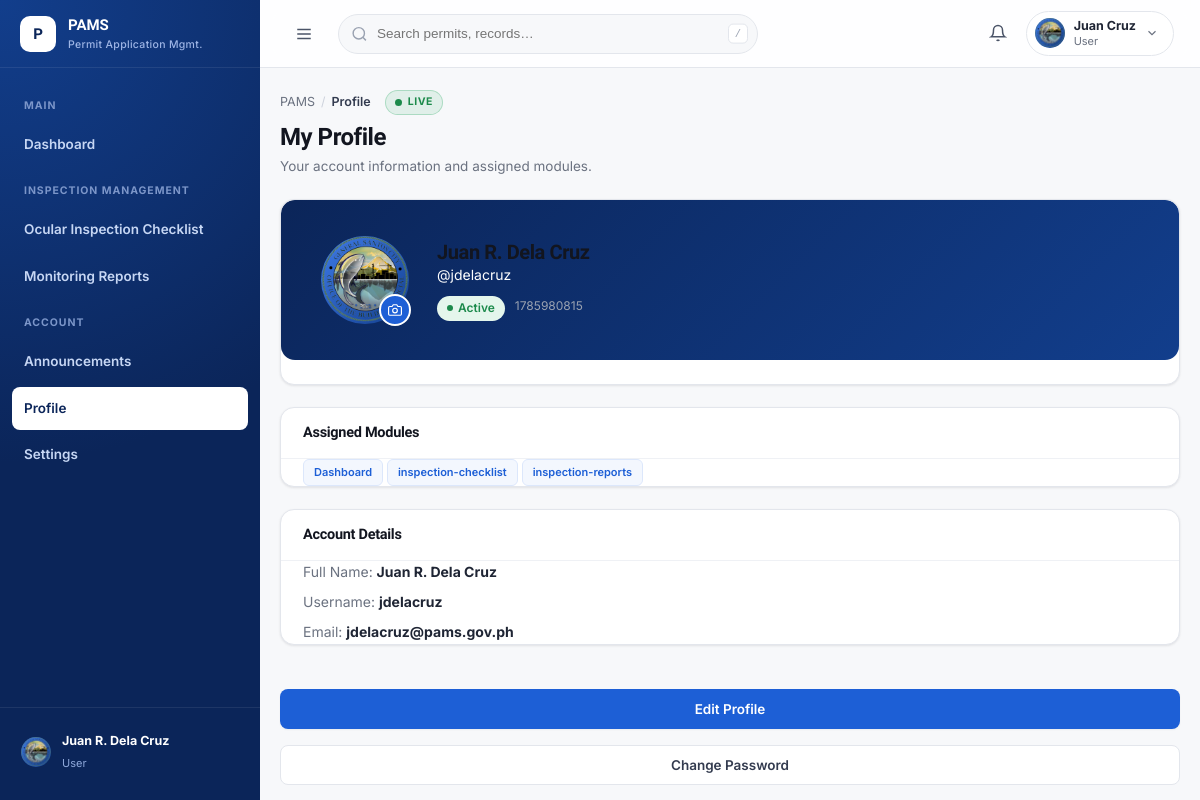
Page /pages/user/profile.php (signed in) on the committed database.
### tables this page shows
CREATE TABLE users (
    id INT AUTO_INCREMENT PRIMARY KEY,
    username VARCHAR(50) NOT NULL,
    password_hash VARCHAR(255) NOT NULL,
    full_name VARCHAR(100) NOT NULL,
    email VARCHAR(100) DEFAULT NULL,
    profile_photo VARCHAR(255) DEFAULT 'assets/images/OBO LOGO.png',
    is_active TINYINT(1) DEFAULT 1,
    is_admin TINYINT(1) DEFAULT 0,
    last_login DATETIME DEFAULT NULL,
    created_at DATETIME DEFAULT CURRENT_TIMESTAMP,
    updated_at DATETIME DEFAULT CURRENT_TIMESTAMP ON UPDATE CURRENT_TIMESTAMP,
    UNIQUE KEY username (username),
    KEY idx_username (username),
    KEY idx_is_active (is_active)
);

### includes/functions.php (called while the page is built, shortened)
<?php
function escape(string $str): string {
    return htmlspecialchars($str, ENT_QUOTES | ENT_HTML5, 'UTF-8');
}
function getNavIcon(string $name): string {
    return $icons[$name] ?? '';
}

### includes/auth.php (called while the page is built, shortened)
<?php
require_once __DIR__ . '/functions.php';
function refreshUserPermissions(): array {
    $pdo = getDB();
    $stmt = $pdo->prepare('SELECT module_key, is_granted FROM user_permissions WHERE user_id = ?');
    $stmt->execute([$_SESSION['user_id']]);
    $permissions = [];
    while ($row = $stmt->fetch()) {
        $permissions[$row['module_key']] = (bool)$row['is_granted'];
    }
    return $permissions;
}
function getUserModulePermissions(): array {
    $permissions = refreshUserPermissions();
    return $permissions;
}

### pages/user/profile.php (the view, shortened to what this page needs)
<?php
require_once __DIR__ . '/../../includes/user-shell.php';
$pdo = getDB();
$stmt = $pdo->prepare('SELECT full_name, username, email, last_login, profile_photo FROM users WHERE id = ?');
$stmt->execute([$_SESSION['user_id']]);
$profile = $stmt->fetch();
$permissions = getUserModulePermissions();
$activeModules = array_keys(array_filter($permissions));
$moduleLabels = [
    'dashboard' => 'Dashboard', 'order-of-payment' => 'Order of Payment',
    'op-records' => 'OP Records', 'permit-workflow' => 'Permit Workflow',
    'workflow-details' => 'Workflow Details', 'permit-approval-encoding' => 'Permit Approval Encoding',
    'permit-approval-records' => 'Permit Approval Records',
    'releasing' => 'Releasing Plans', 'releasing-records' => 'Releasing Records',
    'notifications' => 'Notifications', 'announcements' => 'Announcements',
    'settings' => 'Settings', 'profile' => 'Profile',
];
?><!DOCTYPE html>
<html lang="en">
<head>
  <link rel="stylesheet" href="../../assets/css/variables.css">
  <link rel="stylesheet" href="../../assets/css/utilities.css">
  <link rel="stylesheet" href="../../assets/css/buttons.css">
  <link rel="stylesheet" href="../../assets/css/layout.css?v=20260803b">
  <link rel="stylesheet" href="../../assets/css/sidebar.css?v=20260803b">
  <link rel="stylesheet" href="../../assets/css/header.css">
  <link rel="stylesheet" href="../../assets/css/cards.css">
  <link rel="stylesheet" href="../../assets/css/forms.css">
  <link rel="stylesheet" href="../../assets/css/modal.css">
  <link rel="stylesheet" href="../../assets/css/tables.css">
  <link rel="stylesheet" href="../../assets/css/responsive.css">
  <link rel="stylesheet" href="../../assets/css/user.css">
</head>
<body data-page="user-profile" data-full-name="<?php echo escape($_SESSION['full_name']); ?>" data-username="<?php echo escape($_SESSION['username']); ?>" data-email="<?php echo escape($_SESSION['email'] ?? ''); ?>" data-last-login="<?php echo escape($_SESSION['logged_in_at'] ?? ''); ?>" data-profile-photo="<?php echo escape($profile['profile_photo'] ?? ''); ?>">
  <div class="app-shell" id="appShell">
    <?php echo renderUserSidebar('profile'); ?>
    <div class="main-col">
      <?php echo renderUserHeader('Profile'); ?>
      <main class="page-content fade-in">
        <div class="breadcrumb"><span>PAMS</span><span class="sep">/</span><span class="current">Profile</span></div>
        <div class="page-head"><div><h1>My Profile</h1><p class="subtitle">Your account information and assigned modules.</p></div></div>
        <div class="section-card">
          <div class="profile-hero">
            <div class="avatar lg" id="profilePhotoWrap">
              <?php if ($profile['profile_photo']): ?>
              <img src="../../<?php echo escape($profile['profile_photo']); ?>" alt="Profile photo" class="avatar-img">
              <?php else: ?>
              <span id="profileHeroAvatar"></span>
              <?php endif; ?>
              <div class="cam-btn" id="profileCamBtn" title="Change profile picture">
                <svg viewBox="0 0 24 24" width="14" height="14" fill="none" stroke="currentColor" stroke-width="2"><path d="M23 19a2 2 0 0 1-2 2H3a2 2 0 0 1-2-2V8a2 2 0 0 1 2-2h4l2-3h6l2 3h4a2 2 0 0 1 2 2Z"/><circle cx="12" cy="13" r="4"/></svg>
              </div>
            </div>
            <div class="p-info">
              <h2 id="profileHeroName"><?php echo escape($profile['full_name'] ?? 'User'); ?></h2>
              <p id="profileHeroUsername">@<?php echo escape($profile['username'] ?? ''); ?></p>
              <div class="flex gap-sm" style="margin-top:10px;">
                <span class="badge badge-success">Active</span>
                <span id="profileLastLogin" style="font-size:12px;color:var(--gray-400);">Last login: <?php echo $profile['last_login'] ? formatDate($profile['last_login']) : 'Never'; ?></span>
              </div>
            </div>
          </div>
        </div>
        <div class="section-card">
          <div class="section-head"><h3>Assigned Modules</h3></div>
          <div class="section-body" id="profileModules">
            <?php foreach ($activeModules as $key): ?>
            <span class="module-badge"><?php echo escape($moduleLabels[$key] ?? $key); ?></span>
            <?php endforeach; ?>
          </div>
        </div>
        <div class="two-col">
          <div class="section-card">
            <div class="section-head"><h3>Account Details</h3></div>
            <div class="section-body" style="display:flex;flex-direction:column;gap:8px;">
              <div><span class="text-muted">Full Name:</span> <strong><?php echo escape($profile['full_name'] ?? ''); ?></strong></div>
              <div><span class="text-muted">Username:</span> <strong><?php echo escape($profile['username'] ?? ''); ?></strong></div>
              <div><span class="text-muted">Email:</span> <strong><?php echo escape($profile['email'] ?? 'â€”'); ?></strong></div>
            </div>
          </div>
          <div style="display:flex;flex-direction:column;gap:16px;">
            <button class="btn btn-primary" id="profileEditBtn">Edit Profile</button>
            <button class="btn btn-secondary" id="profileChangePwBtn">Change Password</button>
          </div>
        </div>
      </main>
    </div>
  </div>
</body>
</html>

### rows in the picture
users: profile_photo (picture), full_name "Juan R. Dela Cruz", username "jdelacruz", email "jdelacruz@pams.gov.ph"

### other values in the picture
$section "MAIN"
$item['label'] "Dashboard"
$section "INSPECTION MANAGEMENT"
$item['label'] "Ocular Inspection Checklist"
$item['label'] "Monitoring Reports"
$section "ACCOUNT"
$item['label'] "Announcements"
$item['label'] "Profile"
$item['label'] "Settings"
$name "Juan R. Dela Cruz"
$first "Juan"
$last "Cruz"
$moduleLabels[$key] "Dashboard"
$moduleLabels[$key] "inspection-checklist"
$moduleLabels[$key] "inspection-reports"
